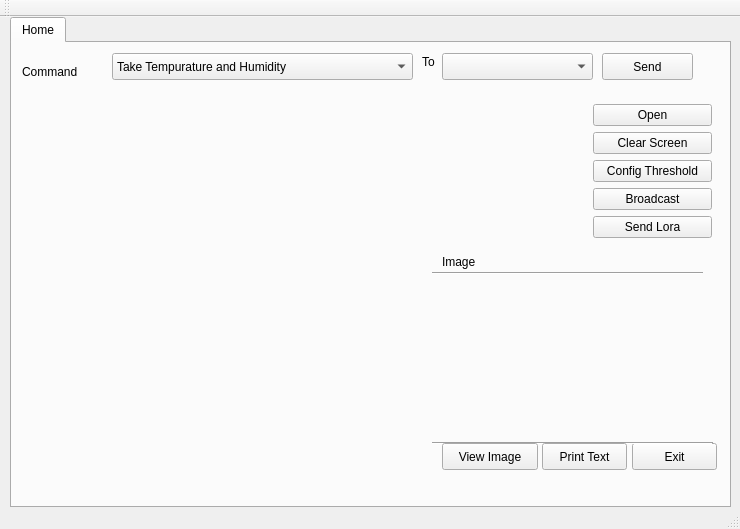
<?xml version="1.0" encoding="UTF-8"?>
<ui version="4.0">
 <class>MainWindow</class>
 <widget class="QMainWindow" name="MainWindow">
  <property name="geometry">
   <rect>
    <x>0</x>
    <y>0</y>
    <width>740</width>
    <height>529</height>
   </rect>
  </property>
  <property name="windowTitle">
   <string>MainWindow</string>
  </property>
  <widget class="QWidget" name="centralWidget">
   <widget class="QTabWidget" name="tabWidget">
    <property name="geometry">
     <rect>
      <x>10</x>
      <y>0</y>
      <width>721</width>
      <height>491</height>
     </rect>
    </property>
    <property name="currentIndex">
     <number>0</number>
    </property>
    <widget class="QWidget" name="tab">
     <attribute name="title">
      <string>Home</string>
     </attribute>
     <widget class="QWidget" name="verticalLayoutWidget">
      <property name="geometry">
       <rect>
        <x>0</x>
        <y>50</y>
        <width>421</width>
        <height>381</height>
       </rect>
      </property>
      <layout class="QVBoxLayout" name="layConsole"/>
     </widget>
     <widget class="QPushButton" name="btnExit">
      <property name="geometry">
       <rect>
        <x>620</x>
        <y>400</y>
        <width>85</width>
        <height>27</height>
       </rect>
      </property>
      <property name="text">
       <string>Exit</string>
      </property>
     </widget>
     <widget class="QLabel" name="lblImage">
      <property name="geometry">
       <rect>
        <x>420</x>
        <y>240</y>
        <width>271</width>
        <height>161</height>
       </rect>
      </property>
      <property name="text">
       <string/>
      </property>
     </widget>
     <widget class="Line" name="line">
      <property name="geometry">
       <rect>
        <x>420</x>
        <y>390</y>
        <width>281</width>
        <height>20</height>
       </rect>
      </property>
      <property name="orientation">
       <enum>Qt::Horizontal</enum>
      </property>
     </widget>
     <widget class="Line" name="line_2">
      <property name="geometry">
       <rect>
        <x>420</x>
        <y>220</y>
        <width>271</width>
        <height>20</height>
       </rect>
      </property>
      <property name="orientation">
       <enum>Qt::Horizontal</enum>
      </property>
     </widget>
     <widget class="QLabel" name="label_3">
      <property name="geometry">
       <rect>
        <x>430</x>
        <y>210</y>
        <width>67</width>
        <height>17</height>
       </rect>
      </property>
      <property name="text">
       <string>Image</string>
      </property>
     </widget>
     <widget class="QPushButton" name="btnView">
      <property name="geometry">
       <rect>
        <x>430</x>
        <y>400</y>
        <width>96</width>
        <height>27</height>
       </rect>
      </property>
      <property name="text">
       <string>View Image</string>
      </property>
     </widget>
     <widget class="QPushButton" name="pushButton">
      <property name="geometry">
       <rect>
        <x>590</x>
        <y>10</y>
        <width>91</width>
        <height>27</height>
       </rect>
      </property>
      <property name="text">
       <string>Send</string>
      </property>
     </widget>
     <widget class="QComboBox" name="boxCommand">
      <property name="geometry">
       <rect>
        <x>100</x>
        <y>10</y>
        <width>301</width>
        <height>27</height>
       </rect>
      </property>
      <item>
       <property name="text">
        <string>Take Tempurature and Humidity</string>
       </property>
      </item>
      <item>
       <property name="text">
        <string>Take Photo</string>
       </property>
      </item>
      <item>
       <property name="text">
        <string>Take Illuminance</string>
       </property>
      </item>
      <item>
       <property name="text">
        <string>ON Pump</string>
       </property>
      </item>
      <item>
       <property name="text">
        <string>OFF Pump</string>
       </property>
      </item>
      <item>
       <property name="text">
        <string>ON Light</string>
       </property>
      </item>
      <item>
       <property name="text">
        <string>OFF Light</string>
       </property>
      </item>
      <item>
       <property name="text">
        <string>Take Soil Moisture</string>
       </property>
      </item>
     </widget>
     <widget class="QComboBox" name="boxSensor">
      <property name="geometry">
       <rect>
        <x>430</x>
        <y>10</y>
        <width>151</width>
        <height>27</height>
       </rect>
      </property>
     </widget>
     <widget class="QLabel" name="label_4">
      <property name="geometry">
       <rect>
        <x>10</x>
        <y>20</y>
        <width>81</width>
        <height>17</height>
       </rect>
      </property>
      <property name="text">
       <string>Command</string>
      </property>
     </widget>
     <widget class="QLabel" name="label_5">
      <property name="geometry">
       <rect>
        <x>410</x>
        <y>10</y>
        <width>31</width>
        <height>17</height>
       </rect>
      </property>
      <property name="text">
       <string>To</string>
      </property>
     </widget>
     <widget class="QPushButton" name="btnPrint">
      <property name="geometry">
       <rect>
        <x>530</x>
        <y>400</y>
        <width>85</width>
        <height>27</height>
       </rect>
      </property>
      <property name="text">
       <string>Print Text</string>
      </property>
     </widget>
     <widget class="QWidget" name="layoutWidget">
      <property name="geometry">
       <rect>
        <x>570</x>
        <y>50</y>
        <width>141</width>
        <height>161</height>
       </rect>
      </property>
      <layout class="QVBoxLayout" name="verticalLayout">
       <item>
        <widget class="QPushButton" name="btnOpenClose">
         <property name="text">
          <string>Open</string>
         </property>
        </widget>
       </item>
       <item>
        <widget class="QPushButton" name="btnClear">
         <property name="text">
          <string>Clear Screen</string>
         </property>
        </widget>
       </item>
       <item>
        <widget class="QPushButton" name="btnConfigThreshol">
         <property name="text">
          <string>Config Threshold</string>
         </property>
        </widget>
       </item>
       <item>
        <widget class="QPushButton" name="bt_Broadcast">
         <property name="text">
          <string>Broadcast</string>
         </property>
        </widget>
       </item>
       <item>
        <widget class="QPushButton" name="btnSendLora">
         <property name="text">
          <string>Send Lora</string>
         </property>
        </widget>
       </item>
      </layout>
     </widget>
     <widget class="QLabel" name="lb_pic">
      <property name="geometry">
       <rect>
        <x>430</x>
        <y>60</y>
        <width>131</width>
        <height>141</height>
       </rect>
      </property>
      <property name="text">
       <string/>
      </property>
     </widget>
    </widget>
   </widget>
  </widget>
  <widget class="QToolBar" name="mainToolBar">
   <attribute name="toolBarArea">
    <enum>TopToolBarArea</enum>
   </attribute>
   <attribute name="toolBarBreak">
    <bool>false</bool>
   </attribute>
  </widget>
  <widget class="QStatusBar" name="statusBar"/>
  <action name="actSetting">
   <property name="text">
    <string>Setting</string>
   </property>
  </action>
  <action name="actionLinphone">
   <property name="text">
    <string>Linphone</string>
   </property>
  </action>
  <action name="actionSerial_Port">
   <property name="text">
    <string>Setup Serial Port</string>
   </property>
  </action>
  <action name="actionNew">
   <property name="text">
    <string>New Node</string>
   </property>
  </action>
  <action name="actionEdit_Place">
   <property name="text">
    <string>Edit Node Place</string>
   </property>
  </action>
  <action name="actionInformation">
   <property name="text">
    <string>Node Information</string>
   </property>
  </action>
  <action name="actionRetask_One">
   <property name="text">
    <string>Retask One</string>
   </property>
  </action>
  <action name="actionRetask_All">
   <property name="text">
    <string>Retask All</string>
   </property>
  </action>
  <action name="actionAbout">
   <property name="text">
    <string>About</string>
   </property>
  </action>
  <action name="actionAbout_2">
   <property name="text">
    <string>About</string>
   </property>
  </action>
  <action name="actionServer">
   <property name="text">
    <string>Server</string>
   </property>
  </action>
  <action name="actionQuit">
   <property name="text">
    <string>Quit</string>
   </property>
  </action>
  <action name="actionStartup_Location_Map">
   <property name="text">
    <string>Startup Location Map</string>
   </property>
  </action>
  <action name="actionNew_Zone">
   <property name="text">
    <string>New Zone</string>
   </property>
  </action>
 </widget>
 <layoutdefault spacing="6" margin="11"/>
 <resources/>
 <connections/>
</ui>
